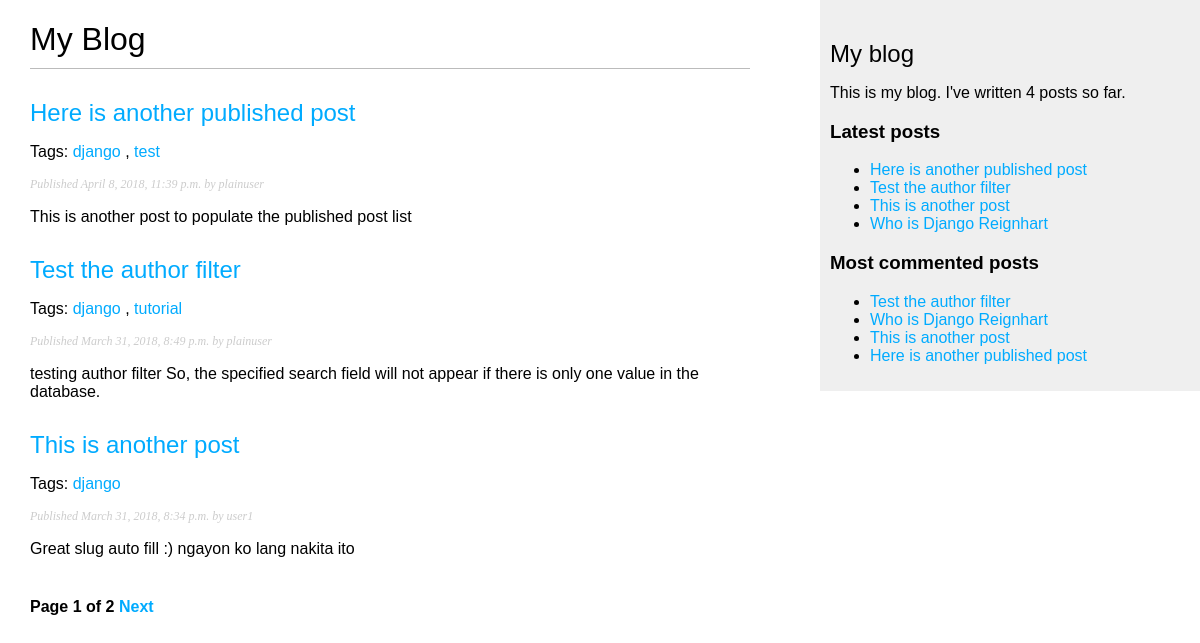
The page /blog/ on the database as committed earlier.
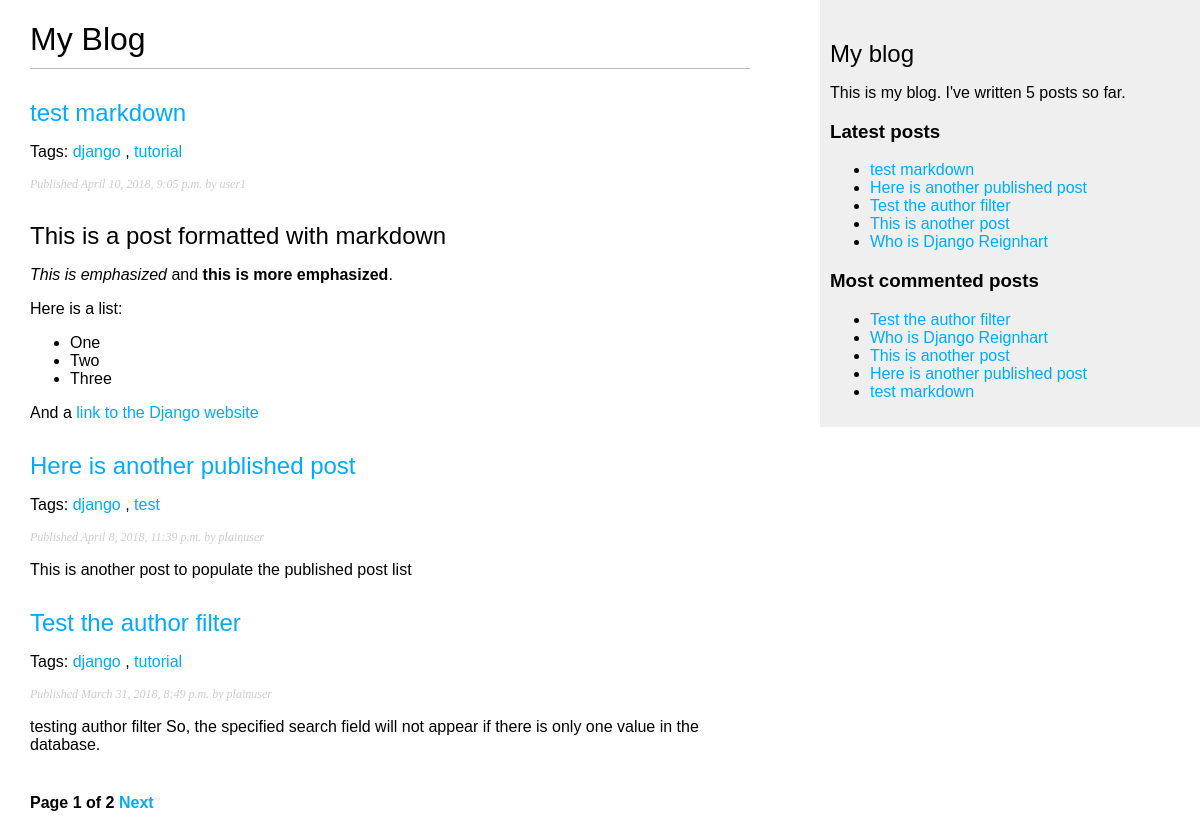
The same page on the database as committed later.
### blog/models.py (models this page shows, shortened)
class Post(models.Model):
    STATUS_CHOICES = (
        ('draft', 'Draft'),
        ('published', 'Published'),
    )
    title = models.CharField(max_length=250)
    slug = models.SlugField(max_length=250, unique_for_date='publish')
    author = models.ForeignKey(User, related_name='blog_posts', on_delete=models.CASCADE)
    body = models.TextField()
    publish = models.DateTimeField(default=timezone.now)
    created = models.DateTimeField(auto_now_add=True)
    status = models.CharField(max_length=10, choices=STATUS_CHOICES, default='draft')
    tags = TaggableManager(blank=True)
    objects = models.Manager() # the default manager
    published = PublishedManager() # our custom manager
    class Meta:
        ordering = ('-publish',)
    def get_absolute_url(self):
        return reverse('blog:post_detail',
                       args=[self.publish.year,
                             self.publish.strftime('%m'),
                             self.publish.strftime('%d'),
                             self.slug])

### blog/views.py (the view)
# urls.py: url(r'^tag/(?P<tag_slug>[-\w]+)/$', views.post_list,
def post_list(request, tag_slug=None):
    object_list = Post.published.all()
    tag = None
    if tag_slug:
        tag = get_object_or_404(Tag, slug=tag_slug)
        object_list = object_list.filter(tags__in=[tag])
    paginator = Paginator(object_list, 3) # 3 posts in each page
    page = request.GET.get('page')
    try:
        posts = paginator.page(page)
    except PageNotAnInteger:
        posts = paginator.page(1)
    except EmptyPage:
        posts = paginator.page(paginator.num_pages)
    return render(request,
                  'blog/post/list.html',
                  {'page': page,
                   'posts': posts,
                   'tag': tag,
                  })

### blog/models.py (called while the page is built)
    def get_queryset(self):
        return super(PublishedManager,
          self).get_queryset()\
               .filter(status='published')

### blog/templatetags/blog_tags.py (called while the page is built)
@register.simple_tag
def total_posts():
    return Post.published.count()

@register.inclusion_tag('blog/post/latest_posts.html')
def show_latest_posts(count=5):
    latest_posts = Post.published.order_by('-publish')[:count]
    return {'latest_posts': latest_posts}

@register.simple_tag
def get_most_commented_posts(count=5):
    return Post.published.annotate(
               total_comments=Count('comments')
            ).order_by('-total_comments')[:count]

@register.filter(name='markdown')
def markdown_format(text):
    return mark_safe(markdown.markdown(text))

### blog/templates/blog/post/list.html (shortened to what this page needs)
{% extends "blog/base.html" %}
{% load blog_tags %}
{% block content %}
  <h1>My Blog</h1>
  {% for post in posts %}
    <h2>
      <a href="{{ post.get_absolute_url }}">
        {{ post.title }}
      </a>
    </h2>
    <p class="tags">
      Tags:
      {% for tag in post.tags.all %}
        <a href="{% url "blog:post_list_by_tag" tag.slug %}">
          {{tag.name}}
        </a>
        {% if not forloop.last %}, {% endif %}
      {% endfor %}
    </p>
    <p class="date">
      Published {{ post.publish }} by {{ post.author }}
    </p>
    {{post.body|markdown|truncatewords_html:30}}
  {% endfor %}
  {% include "pagination.html" with page=posts %}
{% endblock %}

### blog/templates/blog/base.html (shortened to what this page needs)
{% load blog_tags %}
{% load staticfiles %}
<!DOCTYPE html>
<html>
<head>
  <link href="{%static "css/blog.css" %}" rel="stylesheet">
</head>
<body>
   <div id="content">
     {% block content %}
     {% endblock %}
   </div>
   <div id="sidebar">
     <h2>My blog</h2>
     {% total_posts as post_count %}
       <p>This is my blog. I've written {{ post_count }} post{{ post_count|pluralize }} so far.</p>
     <h3>Latest posts</h3>
     {% show_latest_posts %}
     <h3>Most commented posts</h3>
     {% get_most_commented_posts as most_commented_posts %}
     <ul>
     {% for post in most_commented_posts %}
       <li>
         <a href="{{post.get_absolute_url}}">{{post.title}}</a>
       </li>
     {% endfor %}
     </ul>
   </div>
</body>

### blog/templates/blog/post/latest_posts.html
<ul>
{% for post in latest_posts %}
  <li>
    <a href="{{post.get_absolute_url}}">{{post.title}}</a>
  </li>
 {% endfor %}
</ul>

Rows that differ between the two databases and show on the page:
no longer on one of the page's lists (row unchanged): Post: title "This is another post", publish "March 31, 2018, 8:34 p.m.", author "user1", body "Great slug auto fill :) ngayon ko lang nakita ito"
added Post: title "test markdown", publish "April 10, 2018, 9:05 p.m.", author "user1", body "This is a post formatted with markdown This is emphasized and this is more emphasized . Here is a list: One Two Three And a link to the Django website", Tag (name "django"), Tag (name "tutorial")
computed for Post "This is another post": loses Tag (name "django")
Other text that changed with them:
{{ post_count }}: "4" → "5"
